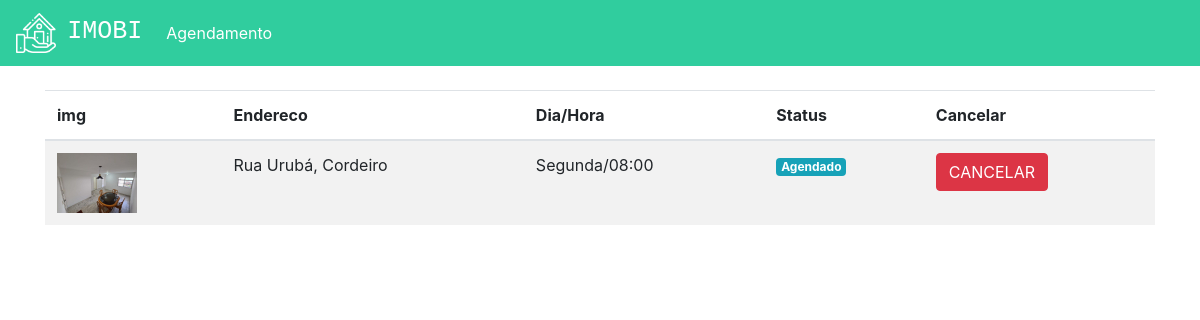
The app's page /agendamentos (signed in) with its own data.
### plataforma/models.py (models this page shows, shortened)
class Visitas(models.Model):
    choices = (('S', 'Segunda'),
                ('T', 'Terça'),
                ('Q', 'Quarta'),
                ('QI', 'Quinta'),
                ('SE', 'Sexta'),
                ('SA', 'Sabado'),
                ('D', 'Domingo'))
    choices_status = (('A', 'Agendado'),
                      ('F', 'Finalizado'),
                      ('C', 'Cancelado'))
    imovel = models.ForeignKey(Imoveis, on_delete=models.DO_NOTHING)
    usuario = models.ForeignKey(User, on_delete=models.DO_NOTHING)
    dia = models.CharField(max_length=20)
    horario = models.TimeField()
    status = models.CharField(max_length=1, choices=choices_status, default="A")

class Imoveis(models.Model):
    choices = (('V', 'Venda'),
               ('A', 'Aluguel'))
    choices_imovel = (('A', 'Apartamento'),
                      ('C', 'Casa'))
    imagens = models.ManyToManyField(Imagem)
    valor = models.FloatField()
    quartos = models.IntegerField()
    tamanho = models.FloatField()
    cidade = models.ForeignKey(Cidade, on_delete=models.DO_NOTHING)
    rua = models.CharField(max_length=50)
    tipo = models.CharField(max_length=1, choices=choices)
    tipo_imovel = models.CharField(max_length=1, choices=choices_imovel)
    numero = models.IntegerField()
    descricao = models.TextField()
    dias_visita = models.ManyToManyField(DiasVisita)
    horarios = models.ManyToManyField(Horario)

class Imagem(models.Model):
    img = models.ImageField(upload_to='img')
    def __str__(self) -> str:
        return self.img.url

class Cidade(models.Model):
    nome = models.CharField(max_length=30)
    def __str__(self) -> str:
        return self.nome

### plataforma/views.py (the view)
# urls.py: path('agendamentos', views.agendamentos, name="agendamentos"),
def agendamentos(request):
    visitas = Visitas.objects.filter(usuario=request.user)
    return render(request, "agendamentos.html", {'visitas': visitas})

### plataforma/templates/agendamentos.html (shortened to what this page needs)
{% extends 'base.html' %}
{% load static %}
{% block 'head' %}
<link rel="stylesheet" href="{% static 'plataforma/css/home.css' %}">
{% endblock  %}
{% block 'body' %}
    <div class="container">
        <br>
        <table class="table table-striped">
        <thead>
            <tr>
                <th scope="col">img</th>
                <th scope="col">Endereco</th>
                <th scope="col">Dia/Hora</th>
                <th scope="col">Status</th>
                <th scope="col">Cancelar</th>
            </tr>
        </thead>
        <tbody>
            {% for visita in visitas %}
                <tr>
                    <th><img width="80" src="{{visita.imovel.imagens.all.0}}"></th>
                    <td>{{visita.imovel.rua}}, {{visita.imovel.cidade}}</td>
                    <td>{{visita.dia}}/{{visita.horario}}</td>
                    <td>
                        {% if visita.status == "A" %}
                            <span class="badge badge-info">Agendado</span>
                        {% endif %}
                    </td>
                    <td>
                        {% if visita.status == "A" %}
                            <a href="{% url 'cancelar_agendamento' visita.id %}" class="btn btn-danger">CANCELAR</a>
                        {% else %}
                            <a href="" class="btn btn-danger disabled">CANCELAR</a>
                        {% endif %}
                    </td>
                </tr>
            {% endfor %}
        </tbody>
    </table>
    </div>
{% endblock  %}

### records on screen
Visitas: imovel.imagens.all.0 (picture), imovel.rua "Rua Urubá", imovel.cidade "Cordeiro", dia "Segunda", horario "08:00", status "Agendado"
